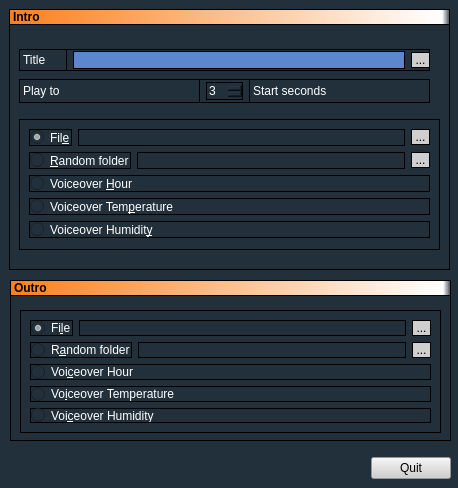
<?xml version="1.0" encoding="UTF-8"?>
<ui version="4.0">
 <class>FrmPisadores</class>
 <widget class="QDialog" name="FrmPisadores">
  <property name="geometry">
   <rect>
    <x>0</x>
    <y>0</y>
    <width>458</width>
    <height>488</height>
   </rect>
  </property>
  <property name="windowTitle">
   <string>Add Pisadores</string>
  </property>
  <property name="styleSheet">
   <string notr="true">background-color: rgb(33, 48, 58);
</string>
  </property>
  <widget class="QGroupBox" name="groupBox">
   <property name="geometry">
    <rect>
     <x>9</x>
     <y>9</y>
     <width>441</width>
     <height>261</height>
    </rect>
   </property>
   <property name="sizePolicy">
    <sizepolicy hsizetype="Preferred" vsizetype="Preferred">
     <horstretch>0</horstretch>
     <verstretch>1</verstretch>
    </sizepolicy>
   </property>
   <property name="styleSheet">
    <string notr="true">background-color: rgb(33, 48, 58);
color: rgb(255, 255, 255);
 border: 1px solid #000000;</string>
   </property>
   <property name="alignment">
    <set>Qt::AlignLeading|Qt::AlignLeft|Qt::AlignTop</set>
   </property>
   <property name="flat">
    <bool>false</bool>
   </property>
   <widget class="QGroupBox" name="groupBox_2">
    <property name="geometry">
     <rect>
      <x>10</x>
      <y>110</y>
      <width>421</width>
      <height>131</height>
     </rect>
    </property>
    <property name="alignment">
     <set>Qt::AlignLeading|Qt::AlignLeft|Qt::AlignTop</set>
    </property>
    <layout class="QVBoxLayout" name="verticalLayout_2">
     <item>
      <layout class="QHBoxLayout" name="horizontalLayout_2">
       <item>
        <widget class="QRadioButton" name="RInFichero">
         <property name="sizePolicy">
          <sizepolicy hsizetype="Minimum" vsizetype="Fixed">
           <horstretch>0</horstretch>
           <verstretch>0</verstretch>
          </sizepolicy>
         </property>
         <property name="text">
          <string>Fil&amp;e</string>
         </property>
         <property name="checked">
          <bool>true</bool>
         </property>
        </widget>
       </item>
       <item>
        <widget class="QLabel" name="LInFichero">
         <property name="sizePolicy">
          <sizepolicy hsizetype="Preferred" vsizetype="Preferred">
           <horstretch>1</horstretch>
           <verstretch>0</verstretch>
          </sizepolicy>
         </property>
         <property name="styleSheet">
          <string notr="true"/>
         </property>
         <property name="lineWidth">
          <number>0</number>
         </property>
         <property name="text">
          <string/>
         </property>
        </widget>
       </item>
       <item>
        <widget class="QPushButton" name="BtnInFichero">
         <property name="cursor">
          <cursorShape>PointingHandCursor</cursorShape>
         </property>
         <property name="styleSheet">
          <string notr="true">

QPushButton {

background-color: rgb(207, 207, 207);
color: rgb(0, 0, 0);

    
 }

 

QPushButton:hover {
     background-color: qlineargradient(x1: 0, y1: 0, x2: 0, y2: 1,
                                       stop: 0 #f5b14e, stop: 1 #fff9ef);
 }

</string>
         </property>
         <property name="text">
          <string> ... </string>
         </property>
        </widget>
       </item>
      </layout>
     </item>
     <item>
      <layout class="QHBoxLayout" name="horizontalLayout_3">
       <item>
        <widget class="QRadioButton" name="RInCarpeta">
         <property name="sizePolicy">
          <sizepolicy hsizetype="Minimum" vsizetype="Fixed">
           <horstretch>0</horstretch>
           <verstretch>0</verstretch>
          </sizepolicy>
         </property>
         <property name="text">
          <string>&amp;Random folder</string>
         </property>
        </widget>
       </item>
       <item>
        <widget class="QLabel" name="LInCarpeta">
         <property name="enabled">
          <bool>false</bool>
         </property>
         <property name="sizePolicy">
          <sizepolicy hsizetype="Preferred" vsizetype="Preferred">
           <horstretch>1</horstretch>
           <verstretch>0</verstretch>
          </sizepolicy>
         </property>
         <property name="lineWidth">
          <number>0</number>
         </property>
         <property name="text">
          <string/>
         </property>
        </widget>
       </item>
       <item>
        <widget class="QPushButton" name="BtnInCarpeta">
         <property name="enabled">
          <bool>false</bool>
         </property>
         <property name="cursor">
          <cursorShape>PointingHandCursor</cursorShape>
         </property>
         <property name="styleSheet">
          <string notr="true">

QPushButton {

background-color: rgb(207, 207, 207);
color: rgb(0, 0, 0);

    
 }

 

QPushButton:hover {
     background-color: qlineargradient(x1: 0, y1: 0, x2: 0, y2: 1,
                                       stop: 0 #f5b14e, stop: 1 #fff9ef);
 }

</string>
         </property>
         <property name="text">
          <string> ... </string>
         </property>
        </widget>
       </item>
      </layout>
     </item>
     <item>
      <widget class="QRadioButton" name="RInHora">
       <property name="text">
        <string>Voiceover &amp;Hour</string>
       </property>
      </widget>
     </item>
     <item>
      <widget class="QRadioButton" name="RInTemperatura">
       <property name="text">
        <string>Voiceover Tem&amp;perature</string>
       </property>
      </widget>
     </item>
     <item>
      <widget class="QRadioButton" name="RInHumedad">
       <property name="text">
        <string>Voiceover Humidit&amp;y</string>
       </property>
      </widget>
     </item>
    </layout>
   </widget>
   <widget class="QLabel" name="label_2">
    <property name="geometry">
     <rect>
      <x>0</x>
      <y>0</y>
      <width>441</width>
      <height>16</height>
     </rect>
    </property>
    <property name="font">
     <font>
      <pointsize>9</pointsize>
      <weight>75</weight>
      <bold>true</bold>
     </font>
    </property>
    <property name="styleSheet">
     <string notr="true">background-color: qlineargradient(spread:pad, x1:0, y1:0, x2:1, y2:0, stop:0 rgba(21, 146, 184, 255), stop:0.98 rgba(255, 255, 255, 255), stop:1 rgba(0, 0, 0, 0));

background-color: qlineargradient(spread:pad, x1:0, y1:0, x2:1, y2:0, stop:0 rgba(250, 128, 28, 255), stop:0.98 rgba(255, 255, 255, 255), stop:1 rgba(0, 0, 0, 0));

color: rgb(0, 0, 0);
</string>
    </property>
    <property name="text">
     <string>Intro</string>
    </property>
    <property name="alignment">
     <set>Qt::AlignLeading|Qt::AlignLeft|Qt::AlignVCenter</set>
    </property>
   </widget>
   <widget class="QWidget" name="layoutWidget">
    <property name="geometry">
     <rect>
      <x>10</x>
      <y>40</y>
      <width>411</width>
      <height>22</height>
     </rect>
    </property>
    <layout class="QHBoxLayout" name="horizontalLayout_4">
     <item>
      <widget class="QLabel" name="label_9">
       <property name="sizePolicy">
        <sizepolicy hsizetype="Preferred" vsizetype="Preferred">
         <horstretch>1</horstretch>
         <verstretch>0</verstretch>
        </sizepolicy>
       </property>
       <property name="lineWidth">
        <number>0</number>
       </property>
       <property name="text">
        <string>Title</string>
       </property>
      </widget>
     </item>
     <item>
      <widget class="QLineEdit" name="TTitulo">
       <property name="sizePolicy">
        <sizepolicy hsizetype="Expanding" vsizetype="Fixed">
         <horstretch>7</horstretch>
         <verstretch>0</verstretch>
        </sizepolicy>
       </property>
       <property name="styleSheet">
        <string notr="true">background-color: rgb(92, 135, 206);
font: 75 8pt &quot;MS Shell Dlg 2&quot;;</string>
       </property>
      </widget>
     </item>
     <item>
      <widget class="QPushButton" name="BtnTitulo">
       <property name="cursor">
        <cursorShape>PointingHandCursor</cursorShape>
       </property>
       <property name="styleSheet">
        <string notr="true">

QPushButton {

background-color: rgb(207, 207, 207);
color: rgb(0, 0, 0);

    
 }

 

QPushButton:hover {
     background-color: qlineargradient(x1: 0, y1: 0, x2: 0, y2: 1,
                                       stop: 0 #f5b14e, stop: 1 #fff9ef);
 }

</string>
       </property>
       <property name="text">
        <string> ... </string>
       </property>
      </widget>
     </item>
    </layout>
   </widget>
   <widget class="QWidget" name="layoutWidget">
    <property name="geometry">
     <rect>
      <x>10</x>
      <y>70</y>
      <width>411</width>
      <height>24</height>
     </rect>
    </property>
    <layout class="QHBoxLayout" name="horizontalLayout">
     <item>
      <widget class="QLabel" name="label_5">
       <property name="sizePolicy">
        <sizepolicy hsizetype="Preferred" vsizetype="Preferred">
         <horstretch>1</horstretch>
         <verstretch>0</verstretch>
        </sizepolicy>
       </property>
       <property name="lineWidth">
        <number>0</number>
       </property>
       <property name="text">
        <string>Play to</string>
       </property>
      </widget>
     </item>
     <item>
      <widget class="QSpinBox" name="Segundos">
       <property name="sizePolicy">
        <sizepolicy hsizetype="Minimum" vsizetype="Fixed">
         <horstretch>0</horstretch>
         <verstretch>0</verstretch>
        </sizepolicy>
       </property>
       <property name="minimum">
        <number>0</number>
       </property>
       <property name="maximum">
        <number>60</number>
       </property>
       <property name="value">
        <number>3</number>
       </property>
      </widget>
     </item>
     <item>
      <widget class="QLabel" name="label_6">
       <property name="sizePolicy">
        <sizepolicy hsizetype="Preferred" vsizetype="Preferred">
         <horstretch>1</horstretch>
         <verstretch>0</verstretch>
        </sizepolicy>
       </property>
       <property name="lineWidth">
        <number>0</number>
       </property>
       <property name="text">
        <string>Start seconds</string>
       </property>
      </widget>
     </item>
    </layout>
   </widget>
  </widget>
  <widget class="QGroupBox" name="groupBox_3">
   <property name="geometry">
    <rect>
     <x>10</x>
     <y>280</y>
     <width>441</width>
     <height>161</height>
    </rect>
   </property>
   <property name="sizePolicy">
    <sizepolicy hsizetype="Preferred" vsizetype="Preferred">
     <horstretch>0</horstretch>
     <verstretch>1</verstretch>
    </sizepolicy>
   </property>
   <property name="styleSheet">
    <string notr="true">background-color: rgb(33, 48, 58);
color: rgb(255, 255, 255);
 border: 1px solid #000000;</string>
   </property>
   <property name="alignment">
    <set>Qt::AlignLeading|Qt::AlignLeft|Qt::AlignTop</set>
   </property>
   <property name="flat">
    <bool>false</bool>
   </property>
   <widget class="QGroupBox" name="groupBox_4">
    <property name="geometry">
     <rect>
      <x>10</x>
      <y>30</y>
      <width>421</width>
      <height>123</height>
     </rect>
    </property>
    <property name="alignment">
     <set>Qt::AlignLeading|Qt::AlignLeft|Qt::AlignTop</set>
    </property>
    <layout class="QVBoxLayout" name="verticalLayout">
     <item>
      <layout class="QHBoxLayout" name="horizontalLayout_6">
       <item>
        <widget class="QRadioButton" name="ROutFichero">
         <property name="sizePolicy">
          <sizepolicy hsizetype="Minimum" vsizetype="Fixed">
           <horstretch>0</horstretch>
           <verstretch>0</verstretch>
          </sizepolicy>
         </property>
         <property name="text">
          <string>Fi&amp;le</string>
         </property>
         <property name="checked">
          <bool>true</bool>
         </property>
        </widget>
       </item>
       <item>
        <widget class="QLabel" name="LOutFichero">
         <property name="sizePolicy">
          <sizepolicy hsizetype="Preferred" vsizetype="Preferred">
           <horstretch>1</horstretch>
           <verstretch>0</verstretch>
          </sizepolicy>
         </property>
         <property name="lineWidth">
          <number>0</number>
         </property>
         <property name="text">
          <string/>
         </property>
        </widget>
       </item>
       <item>
        <widget class="QPushButton" name="BtnOutFichero">
         <property name="cursor">
          <cursorShape>PointingHandCursor</cursorShape>
         </property>
         <property name="styleSheet">
          <string notr="true">

QPushButton {

background-color: rgb(207, 207, 207);
color: rgb(0, 0, 0);

    
 }

 

QPushButton:hover {
     background-color: qlineargradient(x1: 0, y1: 0, x2: 0, y2: 1,
                                       stop: 0 #f5b14e, stop: 1 #fff9ef);
 }

</string>
         </property>
         <property name="text">
          <string> ... </string>
         </property>
        </widget>
       </item>
      </layout>
     </item>
     <item>
      <layout class="QHBoxLayout" name="horizontalLayout_7">
       <item>
        <widget class="QRadioButton" name="ROutCarpeta">
         <property name="sizePolicy">
          <sizepolicy hsizetype="Minimum" vsizetype="Fixed">
           <horstretch>0</horstretch>
           <verstretch>0</verstretch>
          </sizepolicy>
         </property>
         <property name="text">
          <string>R&amp;andom folder</string>
         </property>
        </widget>
       </item>
       <item>
        <widget class="QLabel" name="LOutCarpeta">
         <property name="enabled">
          <bool>false</bool>
         </property>
         <property name="sizePolicy">
          <sizepolicy hsizetype="Preferred" vsizetype="Preferred">
           <horstretch>1</horstretch>
           <verstretch>0</verstretch>
          </sizepolicy>
         </property>
         <property name="lineWidth">
          <number>0</number>
         </property>
         <property name="text">
          <string/>
         </property>
        </widget>
       </item>
       <item>
        <widget class="QPushButton" name="BtnOutCarpeta">
         <property name="enabled">
          <bool>false</bool>
         </property>
         <property name="cursor">
          <cursorShape>PointingHandCursor</cursorShape>
         </property>
         <property name="styleSheet">
          <string notr="true">

QPushButton {

background-color: rgb(207, 207, 207);
color: rgb(0, 0, 0);

    
 }

 

QPushButton:hover {
     background-color: qlineargradient(x1: 0, y1: 0, x2: 0, y2: 1,
                                       stop: 0 #f5b14e, stop: 1 #fff9ef);
 }

</string>
         </property>
         <property name="text">
          <string> ... </string>
         </property>
        </widget>
       </item>
      </layout>
     </item>
     <item>
      <widget class="QRadioButton" name="ROutHora">
       <property name="text">
        <string>Voi&amp;ceover Hour</string>
       </property>
      </widget>
     </item>
     <item>
      <widget class="QRadioButton" name="ROutTemperatura">
       <property name="text">
        <string>Vo&amp;iceover Temperature</string>
       </property>
      </widget>
     </item>
     <item>
      <widget class="QRadioButton" name="ROutHumedad">
       <property name="text">
        <string>Voi&amp;ceover Humidity</string>
       </property>
      </widget>
     </item>
    </layout>
   </widget>
   <widget class="QLabel" name="label_3">
    <property name="geometry">
     <rect>
      <x>0</x>
      <y>0</y>
      <width>441</width>
      <height>16</height>
     </rect>
    </property>
    <property name="font">
     <font>
      <pointsize>9</pointsize>
      <weight>75</weight>
      <bold>true</bold>
     </font>
    </property>
    <property name="styleSheet">
     <string notr="true">background-color: qlineargradient(spread:pad, x1:0, y1:0, x2:1, y2:0, stop:0 rgba(21, 146, 184, 255), stop:0.98 rgba(255, 255, 255, 255), stop:1 rgba(0, 0, 0, 0));

background-color: qlineargradient(spread:pad, x1:0, y1:0, x2:1, y2:0, stop:0 rgba(250, 128, 28, 255), stop:0.98 rgba(255, 255, 255, 255), stop:1 rgba(0, 0, 0, 0));


color: rgb(0, 0, 0);
</string>
    </property>
    <property name="text">
     <string>Outro</string>
    </property>
    <property name="alignment">
     <set>Qt::AlignLeading|Qt::AlignLeft|Qt::AlignVCenter</set>
    </property>
   </widget>
  </widget>
  <widget class="QWidget" name="layoutWidget">
   <property name="geometry">
    <rect>
     <x>10</x>
     <y>450</y>
     <width>441</width>
     <height>36</height>
    </rect>
   </property>
   <layout class="QHBoxLayout" name="horizontalLayout_9">
    <item>
     <spacer name="horizontalSpacer_3">
      <property name="orientation">
       <enum>Qt::Horizontal</enum>
      </property>
      <property name="sizeHint" stdset="0">
       <size>
        <width>40</width>
        <height>20</height>
       </size>
      </property>
     </spacer>
    </item>
    <item>
     <widget class="QPushButton" name="BtnSalir">
      <property name="cursor">
       <cursorShape>PointingHandCursor</cursorShape>
      </property>
      <property name="styleSheet">
       <string notr="true">

QPushButton {

background-color: rgb(207, 207, 207);
color: rgb(0, 0, 0);

    
 }

 

QPushButton:hover {
     background-color: qlineargradient(x1: 0, y1: 0, x2: 0, y2: 1,
                                       stop: 0 #f5b14e, stop: 1 #fff9ef);
 }

</string>
      </property>
      <property name="text">
       <string>Quit</string>
      </property>
     </widget>
    </item>
   </layout>
  </widget>
 </widget>
 <resources/>
 <connections/>
</ui>
